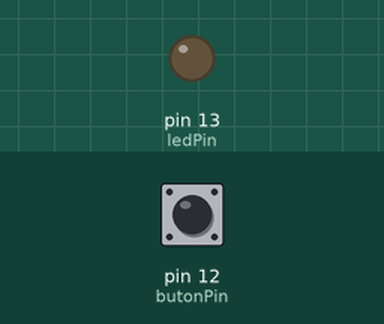
Recording of a sketch running on a simulated Arduino Uno, built with avr-gcc and run on an emulated ATmega328P. On the bench: output pins drawn as LEDs (lit = HIGH). The test bench sets the inputs (shaded band); at power-on: pin 12 (butonPin) LOW.

Above: at 1.2 s.
1.3 s: pin 12 (butonPin) pulled HIGH for 0.15 s
At 1.37 s:
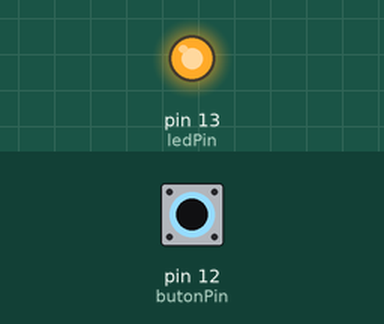
2.9 s: pin 12 (butonPin) pulled HIGH for 3.2 s
At 7.1 s:
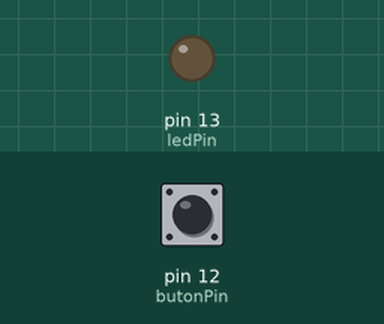
Timing chart, 0 to 8.6 s (numbered marks = the images above; inputs shaded):
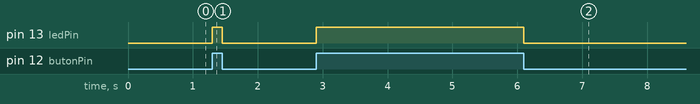

Measured:
- after the input at 1.3 s, pin 13 (ledPin): LOW → HIGH at once, → LOW 0.15 s later
- after the input at 2.9 s, pin 13 (ledPin): LOW → HIGH at once, → LOW 3.2 s later

The sketch:

Dijital_GirisCikis1.ino
```cpp
/**********************************************************************
 Arduino Kitabı - Coşkun Taşdemir
 Dikeyeksen Yayınları
 http://www.dikeyeksen.com/muhendislik/arduino.html

 Dijital Giriş - Çıkış İşlemleri - Örnek 1
 1 buton ile LED yakılması

 Bağlantılar:
 Dijital - 12 : Buton 2. ucu
 Dijital - 13 : LED Anot ucu

 ***********************************************************************/


// pin numaralarını sabit olarak tanımlıyoruz
const int butonPin = 12;      // butonun bağlı olduğu pin numarası
const int ledPin = 13;        // LED'in bağlı olduğu pin numarası

// Değişkenler
int buttonDurumu = 0;         // Buton girişinin durumu (HIGH veya LOW)

void setup() {
  // Buton pinini giriş olarak ayarlıyoruz:
  pinMode(butonPin, INPUT);
  // LED pinini çıkış olarak ayarlıyoruz
  pinMode(ledPin, OUTPUT);
}


void loop() {
  // Buton durumunu oku
  buttonDurumu = digitalRead(butonPin);

  /* Butona basıldığında butonun durumu HIGH olacaktır. Bu durumda
   LED çıkışını HIGH yapıyoruz. Tersi durumda ise LOW yapıyoruz
   */
  if (buttonDurumu == HIGH) {
    digitalWrite(ledPin, HIGH);
  }
  else {
    digitalWrite(ledPin, LOW);
  }
}
```
